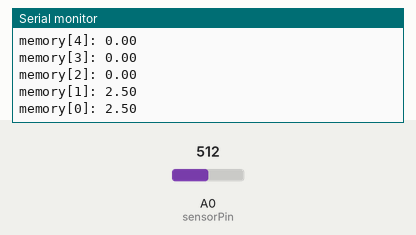
A sketch run on a simulated Arduino Uno, built with avr-gcc and run on an emulated ATmega328P. Shown: the last lines printed to the serial monitor. Inputs (shaded band) come from the test bench; at power-on: A0 (sensorPin) = 512.

Above: at 1.8 s.
1.9 s: A0 (sensorPin) set to 716
At 3.1 s:
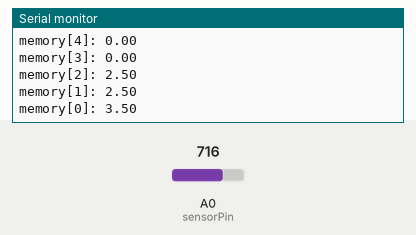
3.4 s: A0 (sensorPin) set to 900
At 3.8 s:
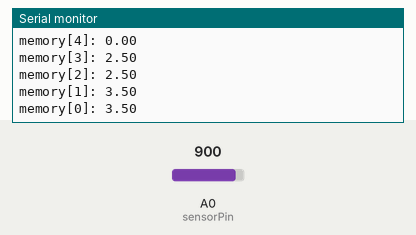
Timing chart, 0 to 6.4 s (numbered marks = the images above; inputs shaded):
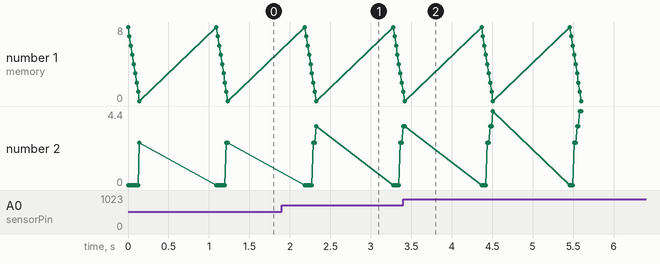

The sketch:

LDR.ino
```cpp
int sensorPin = A0; // select the input pin for LDR
float sensorValue = 0; // variable to store the value coming from the sensor
int timer, i,n;
float maximum = 0, minimum = 1023, total, average, voltage;
float memory[10] = {5.00};

void setup() {
  // put your setup code here, to run once:
  Serial.begin(9600); //sets serial port for communication
}

void loop() {

  sensorValue = analogRead(sensorPin); // read the value from the sensor
  voltage = (sensorValue/1023)*5;

  maximum = max(voltage,maximum);
  minimum = min(voltage, minimum);
  timer++;
  i++;

  memory[0] = voltage;
  for (i =8; i>-1; i--){
    memory[i+1] = memory[i];
    Serial.print("memory[");
    Serial.print(i);
    Serial.print("]: ");
    Serial.println(memory[i]);
  }

  for(n = 0; n<10; n++){
    total += memory[n];
  }
  average = total / 10;

//  Serial.print("----------------\n");
//
//  Serial.print("Timer: ");
//  Serial.print(timer);
//  Serial.print("s\n\n");
//
//  Serial.print("Current Value: ");
//  Serial.println(voltage); //prints the values coming from the sensor on the screen
//  Serial.print("v");
//
//  Serial.print("Maximum value: ");
//  Serial.print(maximum);
//  Serial.print("v");
//
//  Serial.print("\nMinimum value: ");
//  Serial.print(minimum);
//  Serial.print("v");
//
//  Serial.print("\n\n10s average: ");
//  Serial.print(average);
//   Serial.print("v");
//
//  Serial.print("\n----------------\n\n");
  delay(1000);
  total = 0;


}
```

Measured:
- after the input at 1.9 s, the serial monitor: prints a new line after 0.43 s (image 1)
- plotted number 2: 2.5 → 3.5 after the input at 1.9 s, 3.5 → 4.4 after the input at 3.4 s
